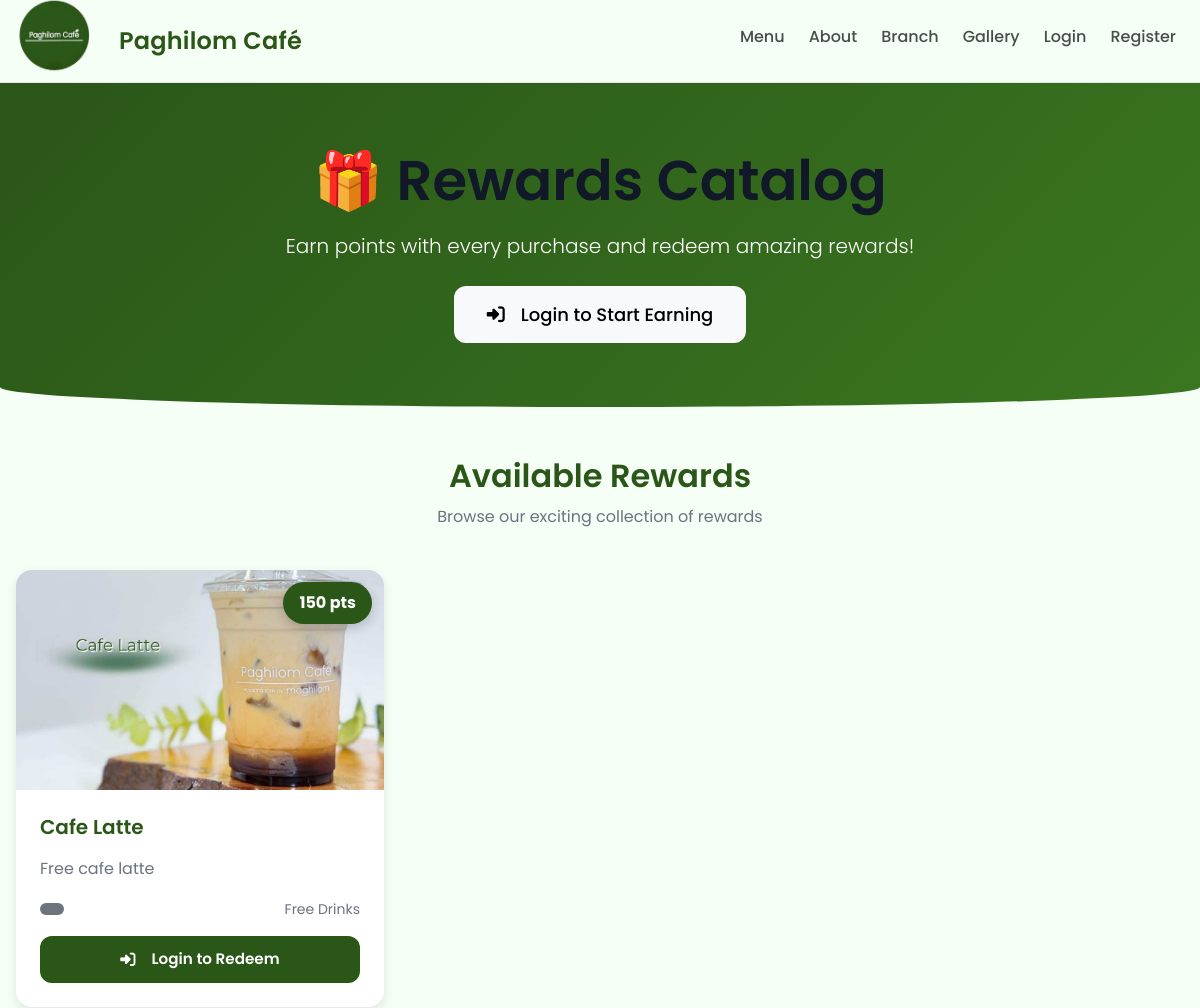
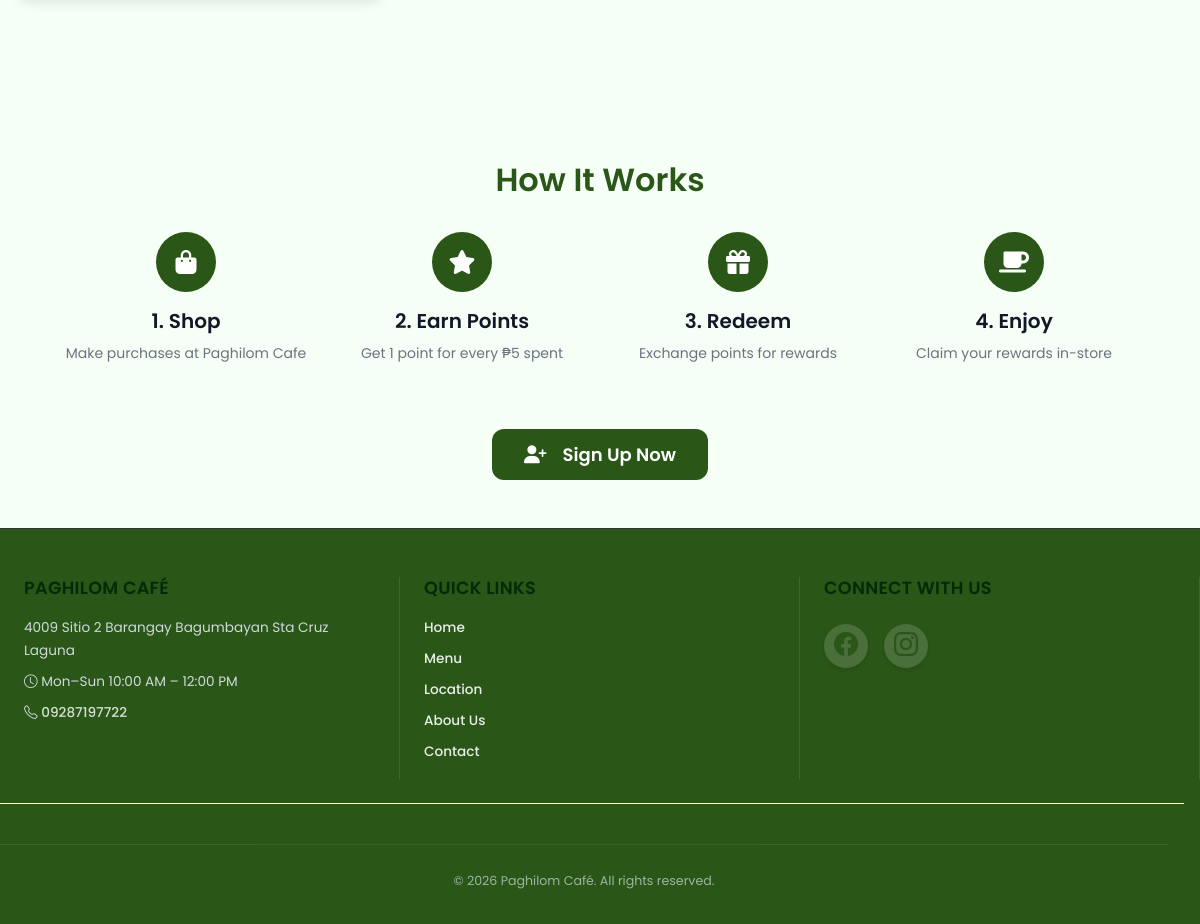
/rewards.php, run on the app's committed database (2 pictures, top to bottom).
### tables this page shows
CREATE TABLE `rewards` (
  `id` int(11) NOT NULL,
  `name` varchar(255) NOT NULL,
  `description` text DEFAULT NULL,
  `required_points` int(11) NOT NULL DEFAULT 0,
  `reward_type` enum('free_item','discount','deal','voucher') NOT NULL DEFAULT 'free_item',
  `value` varchar(255) DEFAULT NULL,
  `thumb` varchar(255) DEFAULT NULL,
  `is_active` tinyint(1) NOT NULL DEFAULT 1,
  `sort_order` int(11) NOT NULL DEFAULT 0,
  `created_at` timestamp NOT NULL DEFAULT current_timestamp(),
  `updated_at` timestamp NOT NULL DEFAULT current_timestamp() ON UPDATE current_timestamp()
);

CREATE TABLE `settings` (
  `id` int(11) NOT NULL,
  `key` varchar(255) NOT NULL,
  `value` text DEFAULT NULL,
  `type` varchar(50) DEFAULT 'string',
  `group` varchar(50) DEFAULT 'general',
  `label` varchar(255) DEFAULT NULL,
  `description` text DEFAULT NULL,
  `created_at` timestamp NOT NULL DEFAULT current_timestamp(),
  `updated_at` timestamp NOT NULL DEFAULT current_timestamp() ON UPDATE current_timestamp()
);

### config.php (called while the page is built, shortened)
<?php
if (!function_exists('is_logged_in')) {
    function is_logged_in() {
        return isset($_SESSION['user']) && !empty($_SESSION['user']['id']);
    }
}
if (!function_exists('e')) {
    function e($s){ return htmlspecialchars($s ?? '', ENT_QUOTES, 'UTF-8'); }
}
?>

### rewards.php (the view, shortened to what this page needs)
<?php
require_once __DIR__.'/config.php';
$rewards_query = $mysqli->query("
    SELECT * FROM rewards
    WHERE is_active = 1
    ORDER BY sort_order, required_points ASC
");
include __DIR__.'/partials/header.php';
?>
<link rel="stylesheet" href="https://cdnjs.cloudflare.com/ajax/libs/font-awesome/6.4.0/css/all.min.css">
<section class="rewards-hero text-center">
    <div class="container">
        <h1 class="display-4 fw-bold mb-3">🎁 Rewards Catalog</h1>
        <p class="lead mb-4">Earn points with every purchase and redeem amazing rewards!</p>
        <?php if (is_logged_in()): ?>
            <a href="my_points.php" class="btn btn-light btn-lg px-5">
                <i class="fas fa-star me-2"></i>View My Points
            </a>
        <?php else: ?>
            <a href="login.php" class="btn btn-light btn-lg px-5">
                <i class="fas fa-sign-in-alt me-2"></i>Login to Start Earning
            </a>
        <?php endif; ?>
    </div>
</section>
<section class="container pb-5">
    <div class="row mb-4">
        <div class="col text-center">
            <h2 class="fw-bold mb-2" style="color: var(--primary);">Available Rewards</h2>
            <p class="text-muted">Browse our exciting collection of rewards</p>
        </div>
    </div>
    <div class="row g-4">
        <?php if ($rewards_query && $rewards_query->num_rows > 0): ?>
            <?php while($reward = $rewards_query->fetch_assoc()): ?>
                <div class="col-md-6 col-lg-4">
                    <div class="card reward-card">
                        <div class="position-relative">
                            <?php if (!empty($reward['thumb']) && file_exists(__DIR__ . '/uploads/rewards/' . $reward['thumb'])): ?>
                                <img src="<?= APP_URL ?>uploads/rewards/<?= e($reward['thumb']) ?>" class="reward-image" alt="<?= e($reward['name']) ?>">
                            <?php else: ?>
                                <div class="reward-placeholder">
                                    <i class="fas fa-gift"></i>
                                </div>
                            <?php endif; ?>
                            <span class="points-badge">
                                <?= number_format($reward['required_points']) ?> pts
                            </span>
                        </div>
                        <div class="card-body p-4">
                            <h5 class="card-title fw-bold mb-3" style="color: var(--primary);"><?= e($reward['name']) ?></h5>
                            <?php if (!empty($reward['description'])): ?>
                                <p class="text-muted mb-3"><?= e($reward['description']) ?></p>
                            <?php endif; ?>
                            <div class="d-flex justify-content-between align-items-center mb-3">
                                <?php
                                $type_colors = [
                                    'free_item' => 'success',
                                    'discount' => 'info',
                                    'deal' => 'warning',
                                    'voucher' => 'primary'
                                ];
                                $color = $type_colors[$reward['reward_type']] ?? 'secondary';
                                ?>
                                <span class="reward-type-badge bg-<?= $color ?> text-white">
                                </span>
                                <?php if (!empty($reward['value'])): ?>
                                    <?php if (is_numeric($reward['value'])): ?>
                                        <span class="text-muted fw-bold">₱<?= number_format($reward['value'], 2) ?></span>
                                    <?php else: ?>
                                        <span class="text-muted small"><?= e($reward['value']) ?></span>
                                    <?php endif; ?>
                                <?php endif; ?>
                            </div>
                            <?php if (is_logged_in()): ?>
                                <?php
                                $user_id = (int)$_SESSION['user']['id'];
                                require_once __DIR__.'/includes/points.php';
                                $user_points = get_user_points_balance($user_id);
                                $can_redeem = $user_points >= $reward['required_points'];
                                ?>
                                <?php if ($can_redeem): ?>
                                    <form method="post" action="my_points.php">
                                        <?= csrf_field() ?>
                                        <input type="hidden" name="reward_id" value="<?= $reward['id'] ?>">
                                        <button type="submit" name="redeem_reward" class="btn cta-button w-100">
                                            <i class="fas fa-gift me-2"></i>Redeem Now (<?= number_format($reward['required_points']) ?> pts)
                                        </button>
                                    </form>
                                <?php else: ?>
                                    <a href="my_points.php" class="btn btn-secondary w-100" style="border-radius: 50px;">
                                        <i class="fas fa-info-circle me-2"></i>Need <?= number_format($reward['required_points'] - $user_points) ?> more points
                                    </a>
                                <?php endif; ?>
                            <?php else: ?>
                                <a href="login.php?redirect=<?= urlencode($_SERVER['REQUEST_URI']) ?>" class="btn cta-button w-100">
                                    <i class="fas fa-sign-in-alt me-2"></i>Login to Redeem
                                </a>
                            <?php endif; ?>
                        </div>
                    </div>
                </div>
            <?php endwhile; ?>
        <?php endif; ?>
    </div>
</section>
<section class="container">
    <div class="info-section">
        <h2 class="text-center fw-bold mb-5" style="color: var(--primary);">How It Works</h2>
        <div class="row g-4">
            <div class="col-md-3 text-center">
                <div class="feature-icon">
                    <i class="fas fa-shopping-bag"></i>
                </div>
                <h5 class="fw-bold mb-2">1. Shop</h5>
                <p class="text-muted small">Make purchases at Paghilom Cafe</p>
            </div>
            <div class="col-md-3 text-center">
                <div class="feature-icon">
                    <i class="fas fa-star"></i>
                </div>
                <h5 class="fw-bold mb-2">2. Earn Points</h5>
                <p class="text-muted small">Get 1 point for every ₱5 spent</p>
            </div>
            <div class="col-md-3 text-center">
                <div class="feature-icon">
                    <i class="fas fa-gift"></i>
                </div>
                <h5 class="fw-bold mb-2">3. Redeem</h5>
                <p class="text-muted small">Exchange points for rewards</p>
            </div>
            <div class="col-md-3 text-center">
                <div class="feature-icon">
                    <i class="fas fa-coffee"></i>
                </div>
                <h5 class="fw-bold mb-2">4. Enjoy</h5>
                <p class="text-muted small">Claim your rewards in-store</p>
            </div>
        </div>
        <?php if (!is_logged_in()): ?>
            <div class="text-center mt-5">
                <a href="register.php" class="btn cta-button btn-lg px-5">
                    <i class="fas fa-user-plus me-2"></i>Sign Up Now
                </a>
            </div>
        <?php endif; ?>
    </div>
</section>
<?php include __DIR__.'/partials/footer.php'; ?>

### partials/footer.php (shortened to what this page needs)
<?php
$settings = $mysqli->query("SELECT `key`,`value` FROM settings")->fetch_all(MYSQLI_ASSOC);
$S = [];
foreach ($settings as $r) {
  $S[$r['key']] = $r['value'];
}
?>
</main>
<footer class="text-white mt-auto site-footer">
  <div class="container">
    <div class="row g-4">
      <div class="col-md-4">
        <h5 class="fw-bold mb-3"><?= e($S['site_name'] ?? (defined('APP_NAME') ? APP_NAME : 'Paghilom Cafe')) ?></h5>
        <p class="mb-2" style="opacity: 0.9;"><?= e($S['address']) ?></p>
        <?php
          $open = $S['open_time'] ?? '';
          $close = $S['close_time'] ?? '';
          $days = $S['open_days'] ?? 'Mon–Sun';
          if ($open && $close):
            $open_disp = date('g:i A', strtotime($open));
            $close_disp = date('g:i A', strtotime($close));
        ?>
          <p class="mb-2" style="opacity: 0.9;"><i class="bi bi-clock"></i> <?= e($days) ?> <?= e($open_disp) ?> – <?= e($close_disp) ?></p>
        <?php endif; ?>
        <p class="mb-0" style="opacity: 0.9;">
          <i class="bi bi-telephone"></i>
          <a class="text-white text-decoration-none" href="tel:<?= e(preg_replace('/\s+/', '', $S['contact_phone'] ?? '09287197722')) ?>">
            <?= e($S['contact_phone'] ?? '0928 719 7722') ?>
          </a>
        </p>
      </div>
      <div class="col-md-4">
        <h5 class="fw-bold mb-3">Quick Links</h5>
        <ul class="list-unstyled">
          <li class="mb-2"><a href="<?= APP_URL ?>" class="text-white text-decoration-none" style="opacity: 0.9;">Home</a></li>
          <li class="mb-2"><a href="<?= APP_URL ?>menu.php" class="text-white text-decoration-none" style="opacity: 0.9;">Menu</a></li>
          <li class="mb-2"><a href="<?= APP_URL ?>map.php" class="text-white text-decoration-none" style="opacity: 0.9;">Location</a></li>
          <li class="mb-2"><a href="<?= APP_URL ?>pages.php?slug=about" class="text-white text-decoration-none" style="opacity: 0.9;">About Us</a></li>
          <li class="mb-2"><a href="<?= APP_URL ?>pages.php?slug=contact" class="text-white text-decoration-none" style="opacity: 0.9;">Contact</a></li>
        </ul>
      </div>
      <div class="col-md-4">
        <h5 class="fw-bold mb-3">Connect With Us</h5>
        <div class="d-flex gap-3 mb-3">
          <?php
          $facebook_url = $S['facebook_url'] ?? '';
          $instagram_url = !empty($S['instagram_url']) ? $S['instagram_url'] : 'https://www.instagram.com/paghilom_cafe';
          ?>
          <?php if (!empty($facebook_url)): ?>
            <a class="d-flex align-items-center justify-content-center" href="<?= e($facebook_url) ?>" target="_blank" rel="noopener">
              <i class="bi bi-facebook"></i>
            </a>
          <?php endif; ?>
          <a class="d-flex align-items-center justify-content-center" href="<?= htmlspecialchars($instagram_url, ENT_QUOTES, 'UTF-8') ?>" target="_blank" rel="noopener">
            <i class="bi bi-instagram"></i>
          </a>
        </div>
    </div>
    <div class="row mt-4 pt-3" style="border-top: 1px solid rgba(255, 255, 255, 1);">
      <div class="col text-center">
        <small style="opacity: 0.8;">&copy; <span id="year"></span> <?= e($S['site_name'] ?? 'Paghilom Cafe') ?>. All rights reserved.</small>
      </div>
    </div>
  </div>
</footer>
</body>
</html>

### assets/css/theme.css (style rules this page uses)
:root { --brand: #2A5618; --brand-dark: #1E4212; --bg: #F6FFF6; --text: #1A1A1A; --white: #fff; --radius: 12px; --shadow: 0 8px 24px rgba(0,0,0,.08); }
html, body { height: 100%; max-width: 100%; overflow-x: hidden; }
body { font-family: 'Poppins', 'Inter', 'Nunito Sans', system-ui, -apple-system, 'Segoe UI', Arial, sans-serif; color: var(--text); background: var(--bg); }
footer { background: var(--bg) !important; border-top: 1px solid rgba(0,0,0,.06); }
footer a { color: var(--brand) !important; }
.site-footer { background-color: #2A5618 !important; }
.btn, .btn:focus { border-radius: var(--radius) !important; box-shadow: none; }
.card, .card-modern { border-radius: var(--radius); border: 1px solid rgba(0,0,0,.06); box-shadow: var(--shadow); }
img { max-width: 100%; height: auto; }
.container, .container-fluid { max-width: 1280px; }

### rewards.php (style rules this page uses)
:root { --primary: #2A5618; --primary-light: #F6FFF6; }
.rewards-hero { background: linear-gradient(135deg, var(--primary), #3a7620); color: white; padding: 4rem 0; margin-bottom: 3rem; border-radius: 0 0 50% 50% / 0 0 20px 20px; }
.reward-card { transition: all 0.3s ease; border: none; border-radius: 16px; overflow: hidden; box-shadow: 0 4px 12px rgba(0,0,0,0.1); height: 100%; }
.reward-image { height: 220px; object-fit: cover; width: 100%; background: linear-gradient(135deg, #f8f9fa, #e9ecef); }
.points-badge { position: absolute; top: 12px; right: 12px; background: var(--primary); color: white; padding: 8px 16px; border-radius: 50px; font-weight: 700; font-size: 1rem; box-shadow: 0 4px 12px rgba(0,0,0,0.2); }
.reward-type-badge { display: inline-block; padding: 6px 12px; border-radius: 20px; font-size: 0.75rem; font-weight: 600; text-transform: uppercase; letter-spacing: 0.5px; }
.cta-button { background: var(--primary); color: white; border: none; padding: 12px 24px; border-radius: 50px; font-weight: 600; transition: all 0.3s ease; }
.info-section { background: var(--primary-light); border-radius: 20px; padding: 3rem; margin-top: 4rem; }
.feature-icon { width: 60px; height: 60px; background: var(--primary); border-radius: 50%; display: flex; align-items: center; justify-content: center; margin: 0 auto 1rem; font-size: 1.5rem; color: white; }

### data on the page
rewards: thumb (picture), required_points "150", name "Cafe Latte", description "Free cafe latte", value "Free Drinks"
settings: value "Mon–Sun"

### other printed values
$site_name "Paghilom Café"
$S['site_name'] "PAGHILOM CAFÉ"
$S['address'] "4009 Sitio 2 Barangay Bagumbayan Sta Cruz Laguna"
$open_disp "10:00 AM"
$close_disp "12:00 PM"
$S['contact_phone'] "09287197722"
$S['site_name'] "Paghilom Café"
